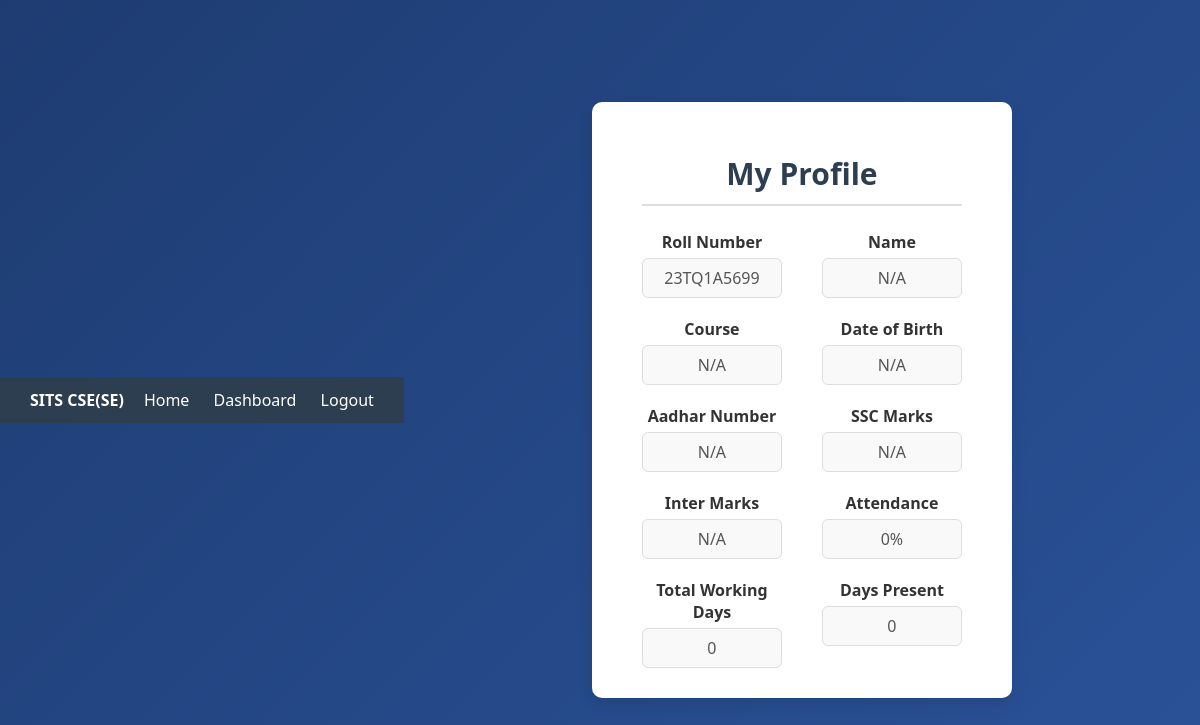
Screenshot of /profile (signed in) with the database file from the repository.
### tables this page shows
CREATE TABLE users (
            id INTEGER PRIMARY KEY AUTOINCREMENT,
            username TEXT UNIQUE,
            password TEXT,
            role TEXT,
            name TEXT,
            dob TEXT,
            course TEXT,
            aadhar TEXT,
            ssc_marks TEXT,
            inter_marks TEXT,
            attendance INTEGER DEFAULT 0,
            total_days INTEGER DEFAULT 0,
            present_days INTEGER DEFAULT 0
        );

### app.py (the view)
@app.route('/profile')
def profile():
    if 'username' not in session:
        return redirect(url_for('login'))
    conn = get_db()
    user = conn.execute("SELECT * FROM users WHERE username = ?", (session['username'],)).fetchone()
    conn.close()
    return render_template("profile.html", user=user, current_year=datetime.now().year)

### app.py (called while the page is built)
def get_db():
    conn = sqlite3.connect('database.db', timeout=10)
    conn.row_factory = sqlite3.Row
    return conn

### templates/profile.html (shortened to what this page needs)
<!DOCTYPE html>
<html lang="en">
<head>
    <link rel="stylesheet" href="{{ url_for('static', filename='styles.css') }}">
</head>
<body>
    <div class="navbar">
        <div><strong>SITS CSE(SE)</strong></div>
        <div>
            <a href="{{ url_for('student_dashboard') }}">Home</a>
            <a href="{{ url_for('dashboard') }}">Dashboard</a>
            <a href="{{ url_for('logout') }}">Logout</a>
        </div>
    </div>
    <div class="container">
        <h1>My Profile</h1>
        <div class="profile-info">
            <div>
                <label>Roll Number</label>
                <span>{{ user.username or 'N/A' }}</span>
            </div>
            <div>
                <label>Name</label>
                <span>{{ user.name or 'N/A' }}</span>
            </div>
            <div>
                <label>Course</label>
                <span>{{ user.course or 'N/A' }}</span>
            </div>
            <div>
                <label>Date of Birth</label>
                <span>{{ user.dob or 'N/A' }}</span>
            </div>
            <div>
                <label>Aadhar Number</label>
                <span>{{ user.aadhar or 'N/A' }}</span>
            </div>
            <div>
                <label>SSC Marks</label>
                <span>{{ user.ssc_marks or 'N/A' }}{% if user.ssc_marks %}%{% endif %}</span>
            </div>
            <div>
                <label>Inter Marks</label>
                <span>{{ user.inter_marks or 'N/A' }}{% if user.inter_marks %}%{% endif %}</span>
            </div>
            <div>
                <label>Attendance</label>
                <span>{{ user.attendance if user.attendance is not none else '0' }}%</span>
            </div>
            <div>
                <label>Total Working Days</label>
                <span>{{ user.total_days or '0' }}</span>
            </div>
            <div>
                <label>Days Present</label>
                <span>{{ user.present_days or '0' }}</span>
            </div>
        </div>
    </div>
</body>
</html>

### static/styles.css (style rules this page uses)
body { font-family: 'Segoe UI', sans-serif; background: linear-gradient(135deg, #1e3c72, #2a5298); height: 100vh; margin: 0; display: flex; justify-content: center; align-items: center; }
.container { background: #fff; padding: 30px; border-radius: 12px; width: 320px; box-shadow: 0 4px 10px rgba(0, 0, 0, 0.2); text-align: center; }

### templates/profile.html (style rules this page uses)
body { font-family: 'Segoe UI', sans-serif; background-color: #eef2f7; margin: 0; padding: 0; }
.navbar { background-color: #2c3e50; padding: 12px 30px; color: #fff; display: flex; justify-content: space-between; align-items: center; }
.navbar a { color: #fff; margin-left: 20px; text-decoration: none; font-weight: 500; }
.container { max-width: 900px; margin: 40px auto; background: #fff; padding: 30px 50px; border-radius: 10px; box-shadow: 0 6px 15px rgba(0,0,0,0.1); }
h1 { color: #2c3e50; margin-bottom: 25px; font-size: 30px; border-bottom: 2px solid #ddd; padding-bottom: 10px; }
.profile-info { margin-top: 20px; display: grid; grid-template-columns: 1fr 1fr; gap: 20px 40px; }
.profile-info label { font-weight: bold; color: #333; }
.profile-info span { display: block; color: #555; background-color: #f9f9f9; padding: 8px 12px; border-radius: 6px; border: 1px solid #ddd; margin-top: 5px; }

### rows the page displays
users: username "23TQ1A5699", attendance "0", total_days "0", present_days "0"

### other values shown
{{ user.name or 'N/A' }} "N/A"
{{ user.course or 'N/A' }} "N/A"
{{ user.dob or 'N/A' }} "N/A"
{{ user.aadhar or 'N/A' }} "N/A"
{{ user.ssc_marks or 'N/A' }} "N/A"
{{ user.inter_marks or 'N/A' }} "N/A"
